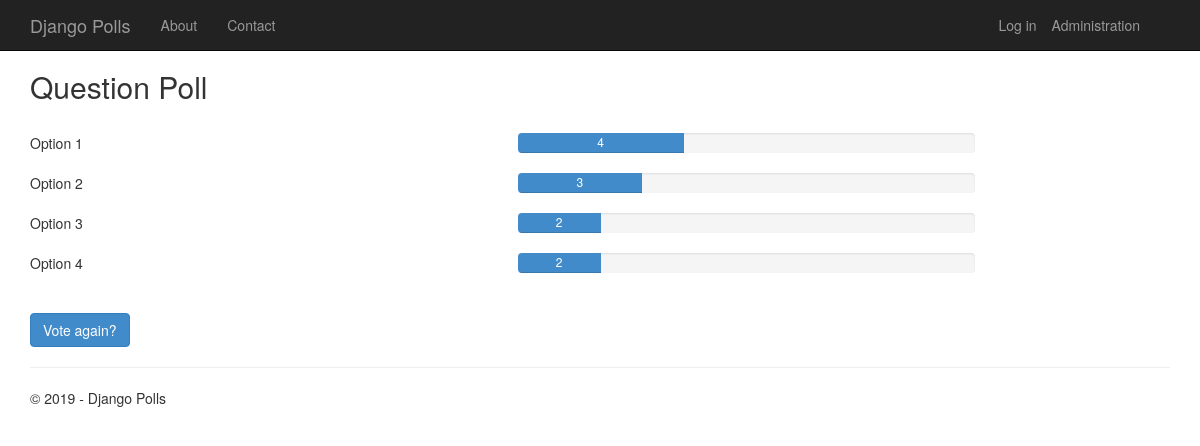
/1/results/, run on the app's committed database.
### app/models.py (models this page shows, shortened)
class Poll(models.Model):
    text = models.CharField(max_length=200)
    pub_date = models.DateTimeField('date published')
    author = models.CharField(max_length=100, blank=True)
    def total_votes(self):
        return self.choice_set.aggregate(Sum('votes'))['votes__sum']

class Choice(models.Model):
    poll = models.ForeignKey(Poll)
    text = models.CharField(max_length=200)
    votes = models.IntegerField(default=0)
    def votes_percentage(self):
        total = self.poll.total_votes()
        return self.votes / float(total) * 100 if total > 0 else 0

### app/views.py (the view)
class PollResultsView(DetailView):
    model = Poll
    def get_context_data(self, **kwargs):
        context = super(PollResultsView, self).get_context_data(**kwargs)
        context['title'] = 'Results'
        context['year'] = datetime.now().year
        return context

### app/templates/app/results.html
{% extends "app/layout.html" %}
{% block content %}
<h2>{{ poll.text }}</h2>
<br />
{% for choice in poll.choice_set.all %}
<div class="row">
    <div class="col-sm-5">{{choice.text}}</div>
    <div class="col-sm-5">
        <div class="progress">
            <div class="progress-bar" role="progressbar" aria-valuenow="{{choice.votes}}" aria-valuemin="0" aria-valuemax="{{poll.total_votes}}" style="width: {{choice.votes_percentage}}%;">
                {{choice.votes}}
            </div>
        </div>
    </div>
</div>
{% endfor %}
<br />
<a class="btn btn-primary" href="{% url 'app:detail' poll.id %}">Vote again?</a>
{% endblock %}

### app/static/app/content/site.css (style rules this page uses)
body { padding-top: 50px; padding-bottom: 20px; }

### data on the page
Poll: text "Question Poll"
Choice: text "Option 1", votes "4"
Choice: text "Option 2", votes "3"
Choice: text "Option 3", votes "2"
Choice: text "Option 4", votes "2"

### other printed values
{{ year }} "2019"
